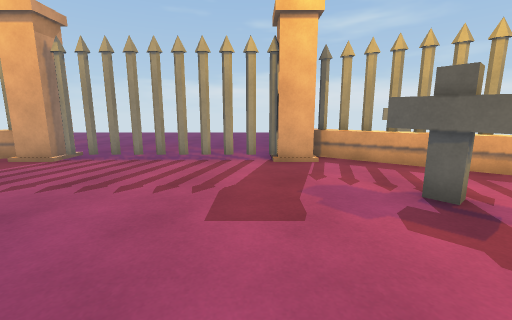
view 1 (above)

14 first-person views from a walk through a scene from a Unity 3-D project. The camera is 1.3 m above the floor, tilts 10° down and sees 90° across. The floor is counted in squares, 1 m on a side. Each view is taken from the middle of a square. On the plan, view 1 faces up. The plan holds only what a view shows up to about 13 squares ahead; the rest is blank. The place goes on beyond the plan. The player is left out.

view 2
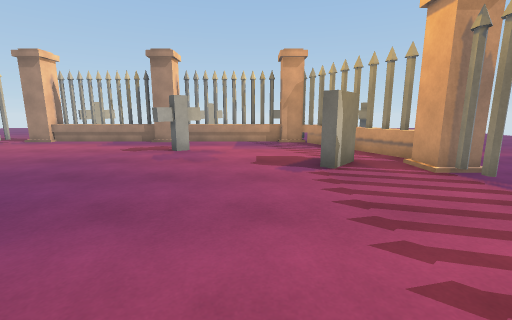

view 3
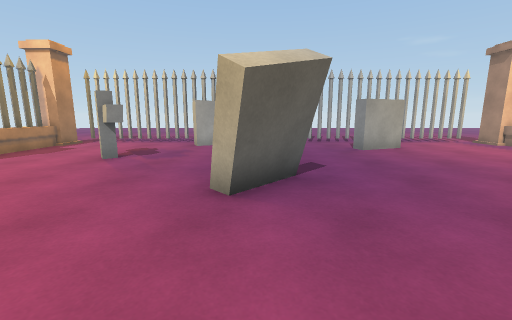

view 4
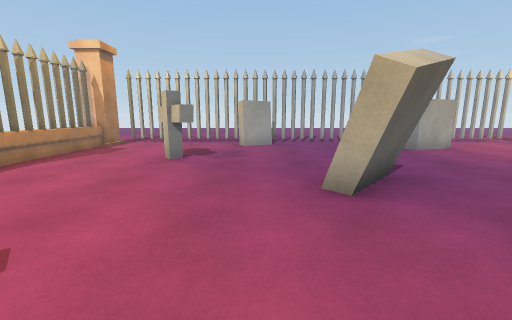

view 5
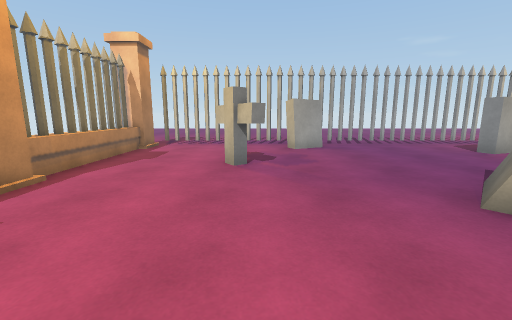

view 6
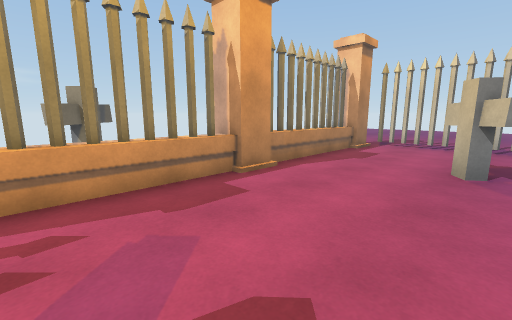

view 7
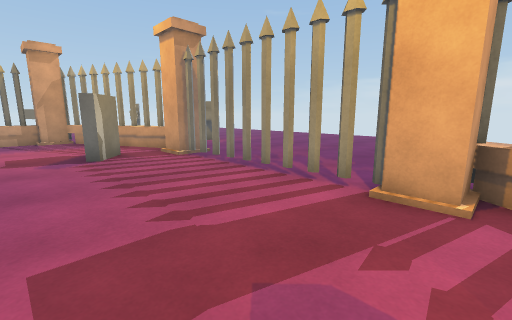

view 8
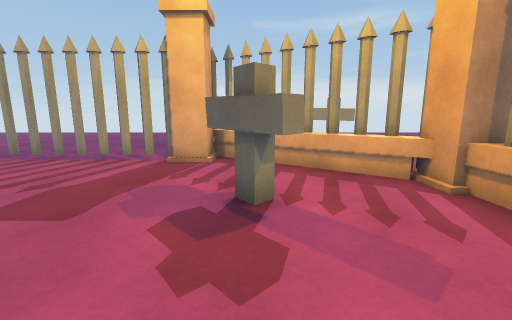

view 9
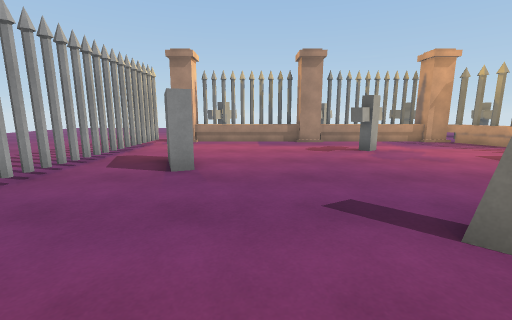

view 10
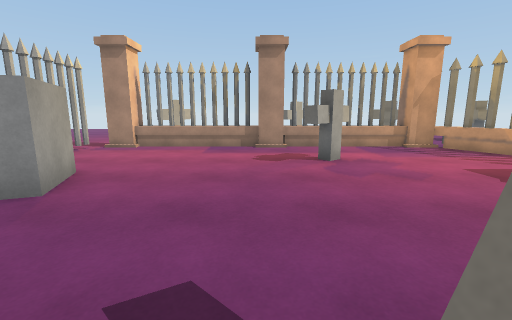

view 11
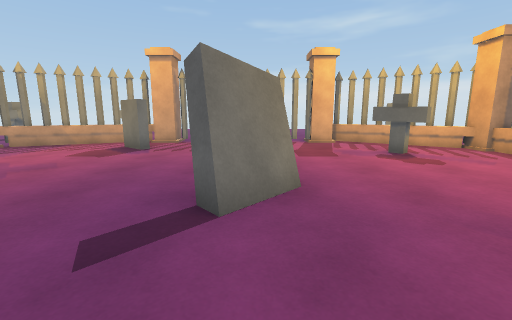

view 12
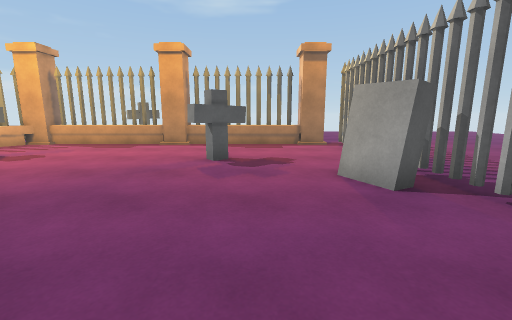

view 13
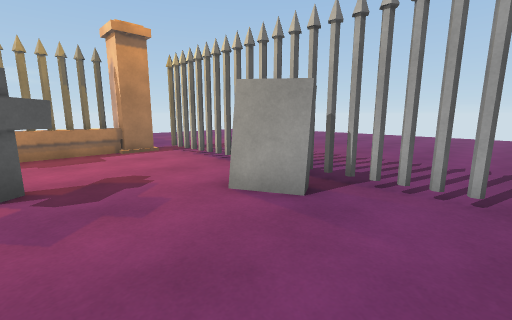

view 14
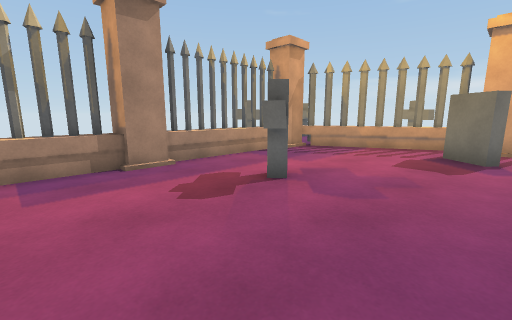

### Floor plan
Points are (right, up) in squares from view 1. A wall is a line through its corners. A room is listed if a view was taken in it or the views show most of it. See-through windows are left out.
Room 1 (views 1, 2, 3, 4, 5, 6, 7, 8, 9, 10, 11, 12, 13, 14)
walls: (-3.2, -0.8) (-1.8, 0.7); (-2.5, -1.6) (-2.9, -1.2); (-1.5, 0.3) (-1.4, 0.2) (-2.8, -1.3); (-1.3, 0) (-2.7, -1.6); (-7.9, -6.2) (-6, -5.5) (-5.8, -6) (-7.6, -6.6); (-7.2, 5.8) (-6.1, 4.9) (-6.4, 4.6) (-7.4, 5.5); (-0.3, -8.2) (-0.7, -7.6) (0.5, -7) (0.8, -7.5)
low walls: (-3, -1) (-1.7, 0.5); (-2.9, -1.2) (-1.5, 0.3); (-1.5, -0.5) (-2.5, -1.6); (-12.6, -1.9) (-12.6, -7); (-7, 7.9) (-12.5, 5.2); (-12.6, 4.3) (-12.6, -0.6); (6.5, -0.6) (6.5, 4.3); (6.5, 4.8) (1.6, 8.2); (6.5, -7.1) (6.5, -1.9)
ways out: opening at (-12, -8); opening at (7, -8.5); gap at (-9, -9); gap at (-7, 6); gap at (-3, -9); gap at (-2.5, 8); gap at (1, -9); gap at (3.5, -9)
objects: other object (-10, -1) to (-9, 1); pillar (-7, 7) to (-6, 8); pillar (1, 7) to (1, 8); other object (2, -5) to (3, -3); other object (2, 3) to (3, 4); pillar (6, -8) to (7, -7); pillar (6, -1) to (7, -1)

Positions as (right, up) in squares from view 1, and headings:
1: (0, 0), facing up
2: (0, 3), facing left
3: (-2, 4), facing down
4: (0, 4), facing down
5: (2, 3), facing down
6: (2, 3), facing down-right
7: (2, 3), facing up-left
8: (3, 0), facing up
9: (0, -4), facing left
10: (-2, -2), facing left
11: (-2, -5), facing up
12: (-5, -5), facing right
13: (-3, -4), facing down-right
14: (-6, -4), facing up-left
